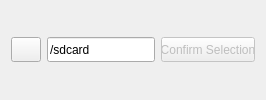
      <widget class="QWidget" name="tabSDcard">
       <attribute name="icon">
        <iconset resource="../zasoby.qrc">
         <normaloff>:/icons/files.png</normaloff>:/icons/files.png</iconset>
       </attribute>
       <attribute name="title">
        <string>/sdcard</string>
       </attribute>
       <layout class="QVBoxLayout" name="verticalLayout_8">
        <item>
         <layout class="QHBoxLayout" name="horizontalLayout_10">
          <property name="spacing">
           <number>6</number>
          </property>
          <property name="sizeConstraint">
           <enum>QLayout::SetDefaultConstraint</enum>
          </property>
          <property name="rightMargin">
           <number>0</number>
          </property>
          <property name="bottomMargin">
           <number>0</number>
          </property>
          <item>
           <widget class="QPushButton" name="pushButtonDirectoryUp">
            <property name="sizePolicy">
             <sizepolicy hsizetype="Minimum" vsizetype="Fixed">
              <horstretch>0</horstretch>
              <verstretch>0</verstretch>
             </sizepolicy>
            </property>
            <property name="minimumSize">
             <size>
              <width>30</width>
              <height>25</height>
             </size>
            </property>
            <property name="maximumSize">
             <size>
              <width>30</width>
              <height>25</height>
             </size>
            </property>
            <property name="text">
             <string/>
            </property>
           </widget>
          </item>
          <item>
           <widget class="QLineEdit" name="lineEditPath">
            <property name="sizePolicy">
             <sizepolicy hsizetype="Preferred" vsizetype="Fixed">
              <horstretch>0</horstretch>
              <verstretch>0</verstretch>
             </sizepolicy>
            </property>
            <property name="maximumSize">
             <size>
              <width>16777215</width>
              <height>25</height>
             </size>
            </property>
            <property name="text">
             <string>/sdcard</string>
            </property>
           </widget>
          </item>
          <item>
           <widget class="QPushButton" name="buttonInsert">
            <property name="enabled">
             <bool>false</bool>
            </property>
            <property name="sizePolicy">
             <sizepolicy hsizetype="Minimum" vsizetype="Fixed">
              <horstretch>0</horstretch>
              <verstretch>0</verstretch>
             </sizepolicy>
            </property>
            <property name="minimumSize">
             <size>
              <width>94</width>
              <height>25</height>
             </size>
            </property>
            <property name="maximumSize">
             <size>
              <width>41</width>
              <height>25</height>
             </size>
            </property>
            <property name="text">
             <string>Confirm Selection</string>
            </property>
           </widget>
          </item>
         </layout>
        </item>
        <item>
         <layout class="QVBoxLayout" name="sdphoneLayout">
          <property name="spacing">
           <number>6</number>
          </property>
          <property name="sizeConstraint">
           <enum>QLayout::SetDefaultConstraint</enum>
          </property>
          <property name="topMargin">
           <number>0</number>
          </property>
          <property name="rightMargin">
           <number>0</number>
          </property>
          <property name="bottomMargin">
           <number>0</number>
          </property>
         </layout>
        </item>
       </layout>
      </widget>
